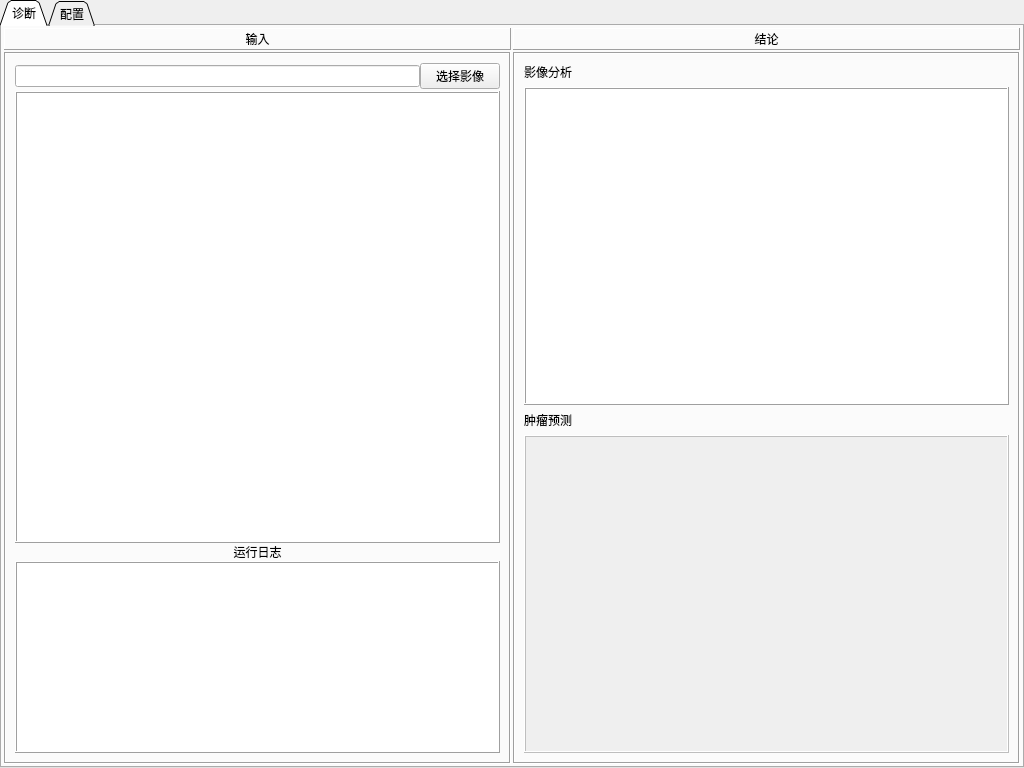
<?xml version="1.0" encoding="UTF-8"?>
<ui version="4.0">
 <class>Form</class>
 <widget class="QWidget" name="Form">
  <property name="windowModality">
   <enum>Qt::NonModal</enum>
  </property>
  <property name="enabled">
   <bool>true</bool>
  </property>
  <property name="geometry">
   <rect>
    <x>0</x>
    <y>0</y>
    <width>1024</width>
    <height>768</height>
   </rect>
  </property>
  <property name="acceptDrops">
   <bool>true</bool>
  </property>
  <property name="windowTitle">
   <string>肺结节预测</string>
  </property>
  <property name="styleSheet">
   <string notr="true"/>
  </property>
  <layout class="QGridLayout" name="gridLayout_6">
   <property name="leftMargin">
    <number>0</number>
   </property>
   <property name="topMargin">
    <number>0</number>
   </property>
   <property name="rightMargin">
    <number>0</number>
   </property>
   <property name="bottomMargin">
    <number>0</number>
   </property>
   <property name="spacing">
    <number>0</number>
   </property>
   <item row="0" column="0">
    <layout class="QHBoxLayout" name="horizontalLayout">
     <property name="spacing">
      <number>0</number>
     </property>
     <item>
      <widget class="QTabWidget" name="tabWidget">
       <property name="styleSheet">
        <string notr="true">font: 12pt &quot;宋体&quot;;</string>
       </property>
       <property name="tabPosition">
        <enum>QTabWidget::North</enum>
       </property>
       <property name="tabShape">
        <enum>QTabWidget::Triangular</enum>
       </property>
       <property name="currentIndex">
        <number>0</number>
       </property>
       <property name="elideMode">
        <enum>Qt::ElideLeft</enum>
       </property>
       <property name="documentMode">
        <bool>false</bool>
       </property>
       <property name="tabsClosable">
        <bool>false</bool>
       </property>
       <property name="movable">
        <bool>true</bool>
       </property>
       <widget class="QWidget" name="diagnose">
        <attribute name="title">
         <string>诊断</string>
        </attribute>
        <layout class="QGridLayout" name="gridLayout_9">
         <property name="leftMargin">
          <number>2</number>
         </property>
         <property name="topMargin">
          <number>2</number>
         </property>
         <property name="rightMargin">
          <number>2</number>
         </property>
         <property name="bottomMargin">
          <number>2</number>
         </property>
         <property name="spacing">
          <number>2</number>
         </property>
         <item row="0" column="0">
          <layout class="QGridLayout" name="gridLayout_4">
           <item row="1" column="0">
            <widget class="QFrame" name="frame">
             <property name="inputMethodHints">
              <set>Qt::ImhNone</set>
             </property>
             <property name="frameShape">
              <enum>QFrame::Box</enum>
             </property>
             <property name="frameShadow">
              <enum>QFrame::Sunken</enum>
             </property>
             <layout class="QHBoxLayout" name="horizontalLayout_3">
              <item>
               <layout class="QGridLayout" name="gridLayout">
                <property name="sizeConstraint">
                 <enum>QLayout::SetMaximumSize</enum>
                </property>
                <property name="horizontalSpacing">
                 <number>3</number>
                </property>
                <property name="verticalSpacing">
                 <number>2</number>
                </property>
                <item row="1" column="0">
                 <layout class="QVBoxLayout" name="verticalLayout">
                  <item>
                   <layout class="QVBoxLayout" name="verticalLayout_4">
                    <item>
                     <widget class="QGraphicsView" name="input_view">
                      <property name="sizePolicy">
                       <sizepolicy hsizetype="Expanding" vsizetype="Expanding">
                        <horstretch>0</horstretch>
                        <verstretch>1</verstretch>
                       </sizepolicy>
                      </property>
                      <property name="frameShape">
                       <enum>QFrame::Box</enum>
                      </property>
                      <property name="frameShadow">
                       <enum>QFrame::Raised</enum>
                      </property>
                      <property name="verticalScrollBarPolicy">
                       <enum>Qt::ScrollBarAsNeeded</enum>
                      </property>
                      <property name="horizontalScrollBarPolicy">
                       <enum>Qt::ScrollBarAsNeeded</enum>
                      </property>
                      <property name="sizeAdjustPolicy">
                       <enum>QAbstractScrollArea::AdjustToContents</enum>
                      </property>
                      <property name="alignment">
                       <set>Qt::AlignJustify|Qt::AlignVCenter</set>
                      </property>
                     </widget>
                    </item>
                    <item>
                     <layout class="QHBoxLayout" name="horizontalLayout_4"/>
                    </item>
                    <item>
                     <widget class="QLabel" name="label_5">
                      <property name="frameShadow">
                       <enum>QFrame::Raised</enum>
                      </property>
                      <property name="text">
                       <string>运行日志</string>
                      </property>
                      <property name="alignment">
                       <set>Qt::AlignCenter</set>
                      </property>
                     </widget>
                    </item>
                    <item>
                     <widget class="QTextEdit" name="outPut">
                      <property name="sizePolicy">
                       <sizepolicy hsizetype="Expanding" vsizetype="Expanding">
                        <horstretch>0</horstretch>
                        <verstretch>0</verstretch>
                       </sizepolicy>
                      </property>
                      <property name="acceptDrops">
                       <bool>false</bool>
                      </property>
                      <property name="frameShape">
                       <enum>QFrame::Box</enum>
                      </property>
                      <property name="frameShadow">
                       <enum>QFrame::Raised</enum>
                      </property>
                      <property name="readOnly">
                       <bool>true</bool>
                      </property>
                      <property name="html">
                       <string>&lt;!DOCTYPE HTML PUBLIC &quot;-//W3C//DTD HTML 4.0//EN&quot; &quot;http://www.w3.org/TR/REC-html40/strict.dtd&quot;&gt;
&lt;html&gt;&lt;head&gt;&lt;meta name=&quot;qrichtext&quot; content=&quot;1&quot; /&gt;&lt;style type=&quot;text/css&quot;&gt;
p, li { white-space: pre-wrap; }
&lt;/style&gt;&lt;/head&gt;&lt;body style=&quot; font-family:'宋体'; font-size:12pt; font-weight:400; font-style:normal;&quot;&gt;
&lt;p style=&quot;-qt-paragraph-type:empty; margin-top:0px; margin-bottom:0px; margin-left:0px; margin-right:0px; -qt-block-indent:0; text-indent:0px; font-family:'SimSun'; font-size:9pt;&quot;&gt;&lt;br /&gt;&lt;/p&gt;&lt;/body&gt;&lt;/html&gt;</string>
                      </property>
                     </widget>
                    </item>
                   </layout>
                  </item>
                  <item>
                   <layout class="QGridLayout" name="gridLayout_5"/>
                  </item>
                 </layout>
                </item>
                <item row="0" column="0">
                 <layout class="QHBoxLayout" name="horizontalLayout_2">
                  <item>
                   <widget class="QLineEdit" name="lineEdit">
                    <property name="styleSheet">
                     <string notr="true">border-color: rgb(132, 132, 132);
border-color: rgb(25, 25, 25);</string>
                    </property>
                   </widget>
                  </item>
                  <item>
                   <widget class="QPushButton" name="openButton">
                    <property name="text">
                     <string>选择影像</string>
                    </property>
                   </widget>
                  </item>
                 </layout>
                </item>
               </layout>
              </item>
             </layout>
            </widget>
           </item>
           <item row="1" column="1">
            <widget class="QFrame" name="frame_2">
             <property name="inputMethodHints">
              <set>Qt::ImhNone</set>
             </property>
             <property name="frameShape">
              <enum>QFrame::Box</enum>
             </property>
             <property name="frameShadow">
              <enum>QFrame::Sunken</enum>
             </property>
             <layout class="QHBoxLayout" name="horizontalLayout_5">
              <item>
               <layout class="QGridLayout" name="gridLayout_2">
                <item row="2" column="0">
                 <widget class="QLabel" name="label_4">
                  <property name="text">
                   <string>肿瘤预测</string>
                  </property>
                 </widget>
                </item>
                <item row="0" column="0">
                 <widget class="QLabel" name="label_3">
                  <property name="text">
                   <string>影像分析</string>
                  </property>
                 </widget>
                </item>
                <item row="3" column="0">
                 <widget class="QTextEdit" name="outputText">
                  <property name="enabled">
                   <bool>false</bool>
                  </property>
                  <property name="sizePolicy">
                   <sizepolicy hsizetype="Minimum" vsizetype="Expanding">
                    <horstretch>0</horstretch>
                    <verstretch>0</verstretch>
                   </sizepolicy>
                  </property>
                  <property name="styleSheet">
                   <string notr="true">text-decoration: underline;
font: 20pt &quot;仿宋&quot;;</string>
                  </property>
                  <property name="frameShape">
                   <enum>QFrame::Box</enum>
                  </property>
                  <property name="frameShadow">
                   <enum>QFrame::Raised</enum>
                  </property>
                 </widget>
                </item>
                <item row="1" column="0">
                 <widget class="QGraphicsView" name="outputView">
                  <property name="frameShape">
                   <enum>QFrame::Box</enum>
                  </property>
                  <property name="frameShadow">
                   <enum>QFrame::Raised</enum>
                  </property>
                 </widget>
                </item>
               </layout>
              </item>
             </layout>
            </widget>
           </item>
           <item row="0" column="0">
            <widget class="QFrame" name="frame_3">
             <property name="frameShape">
              <enum>QFrame::Panel</enum>
             </property>
             <property name="frameShadow">
              <enum>QFrame::Raised</enum>
             </property>
             <layout class="QGridLayout" name="gridLayout_7">
              <property name="leftMargin">
               <number>1</number>
              </property>
              <property name="topMargin">
               <number>1</number>
              </property>
              <property name="rightMargin">
               <number>1</number>
              </property>
              <property name="bottomMargin">
               <number>1</number>
              </property>
              <property name="spacing">
               <number>1</number>
              </property>
              <item row="0" column="0">
               <layout class="QVBoxLayout" name="verticalLayout_2">
                <item>
                 <widget class="QLabel" name="label">
                  <property name="text">
                   <string>输入</string>
                  </property>
                  <property name="alignment">
                   <set>Qt::AlignCenter</set>
                  </property>
                 </widget>
                </item>
               </layout>
              </item>
             </layout>
            </widget>
           </item>
           <item row="0" column="1">
            <widget class="QFrame" name="frame_4">
             <property name="frameShape">
              <enum>QFrame::Panel</enum>
             </property>
             <property name="frameShadow">
              <enum>QFrame::Raised</enum>
             </property>
             <layout class="QGridLayout" name="gridLayout_8">
              <property name="leftMargin">
               <number>1</number>
              </property>
              <property name="topMargin">
               <number>1</number>
              </property>
              <property name="rightMargin">
               <number>1</number>
              </property>
              <property name="bottomMargin">
               <number>1</number>
              </property>
              <property name="spacing">
               <number>1</number>
              </property>
              <item row="0" column="0">
               <layout class="QVBoxLayout" name="verticalLayout_3">
                <item>
                 <widget class="QLabel" name="label_2">
                  <property name="text">
                   <string>结论</string>
                  </property>
                  <property name="alignment">
                   <set>Qt::AlignCenter</set>
                  </property>
                 </widget>
                </item>
               </layout>
              </item>
             </layout>
            </widget>
           </item>
          </layout>
         </item>
        </layout>
       </widget>
       <widget class="QWidget" name="configure">
        <attribute name="title">
         <string>配置</string>
        </attribute>
        <layout class="QVBoxLayout" name="verticalLayout_5">
         <item>
          <widget class="QGroupBox" name="groupBox">
           <property name="title">
            <string>参数设置</string>
           </property>
           <layout class="QGridLayout" name="gridLayout_3">
            <item row="0" column="0">
             <layout class="QFormLayout" name="formLayout">
              <item row="0" column="0">
               <widget class="QLabel" name="cHANNEL_COUNTLabel">
                <property name="text">
                 <string>CHANNEL_COUNT</string>
                </property>
               </widget>
              </item>
              <item row="0" column="1">
               <widget class="QLineEdit" name="cHANNEL_COUNTLineEdit"/>
              </item>
              <item row="1" column="0">
               <widget class="QLabel" name="_3DCNN_WEIGHTSLabel">
                <property name="text">
                 <string>_3DCNN_WEIGHTS</string>
                </property>
               </widget>
              </item>
              <item row="1" column="1">
               <widget class="QLineEdit" name="_3DCNN_WEIGHTSLineEdit"/>
              </item>
              <item row="2" column="0">
               <widget class="QLabel" name="uNET_WEIGHTSLabel">
                <property name="text">
                 <string>UNET_WEIGHTS</string>
                </property>
               </widget>
              </item>
              <item row="2" column="1">
               <widget class="QLineEdit" name="uNET_WEIGHTSLineEdit"/>
              </item>
              <item row="3" column="0">
               <widget class="QLabel" name="tHRESHOLDLabel">
                <property name="text">
                 <string>THRESHOLD</string>
                </property>
               </widget>
              </item>
              <item row="3" column="1">
               <widget class="QLineEdit" name="tHRESHOLDLineEdit"/>
              </item>
              <item row="4" column="0">
               <widget class="QLabel" name="bATCH_SIZELabel">
                <property name="text">
                 <string>BATCH_SIZE</string>
                </property>
               </widget>
              </item>
              <item row="4" column="1">
               <widget class="QLineEdit" name="bATCH_SIZELineEdit"/>
              </item>
              <item row="5" column="0">
               <widget class="QLabel" name="temp_dirLabel">
                <property name="text">
                 <string>temp_dir</string>
                </property>
               </widget>
              </item>
              <item row="5" column="1">
               <widget class="QLineEdit" name="temp_dirLineEdit"/>
              </item>
             </layout>
            </item>
           </layout>
          </widget>
         </item>
         <item>
          <widget class="QGroupBox" name="groupBox_2">
           <property name="title">
            <string>系统设置</string>
           </property>
           <layout class="QVBoxLayout" name="verticalLayout_6">
            <item>
             <widget class="QFrame" name="frame_5">
              <property name="frameShape">
               <enum>QFrame::StyledPanel</enum>
              </property>
              <property name="frameShadow">
               <enum>QFrame::Raised</enum>
              </property>
              <layout class="QHBoxLayout" name="horizontalLayout_6">
               <item>
                <widget class="QLabel" name="label_7">
                 <property name="text">
                  <string>透明度：</string>
                 </property>
                </widget>
               </item>
               <item>
                <widget class="QSlider" name="OpacitySlider">
                 <property name="minimum">
                  <number>40</number>
                 </property>
                 <property name="maximum">
                  <number>100</number>
                 </property>
                 <property name="orientation">
                  <enum>Qt::Horizontal</enum>
                 </property>
                 <property name="invertedAppearance">
                  <bool>false</bool>
                 </property>
                 <property name="invertedControls">
                  <bool>false</bool>
                 </property>
                 <property name="tickPosition">
                  <enum>QSlider::TicksBothSides</enum>
                 </property>
                 <property name="tickInterval">
                  <number>10</number>
                 </property>
                </widget>
               </item>
              </layout>
             </widget>
            </item>
            <item>
             <widget class="QFrame" name="frame_6">
              <property name="frameShape">
               <enum>QFrame::StyledPanel</enum>
              </property>
              <property name="frameShadow">
               <enum>QFrame::Raised</enum>
              </property>
              <layout class="QHBoxLayout" name="horizontalLayout_7">
               <item>
                <widget class="QLabel" name="label_6">
                 <property name="sizePolicy">
                  <sizepolicy hsizetype="Fixed" vsizetype="Minimum">
                   <horstretch>0</horstretch>
                   <verstretch>0</verstretch>
                  </sizepolicy>
                 </property>
                 <property name="text">
                  <string>色彩主题</string>
                 </property>
                </widget>
               </item>
               <item>
                <layout class="QGridLayout" name="gridLayout_10">
                 <item row="0" column="0">
                  <widget class="QRadioButton" name="radioButton_2">
                   <property name="text">
                    <string>秋叶褐</string>
                   </property>
                  </widget>
                 </item>
                 <item row="0" column="1">
                  <widget class="QRadioButton" name="radioButton_3">
                   <property name="text">
                    <string>极光灰</string>
                   </property>
                   <property name="checked">
                    <bool>true</bool>
                   </property>
                  </widget>
                 </item>
                 <item row="0" column="2">
                  <widget class="QRadioButton" name="radioButton_1">
                   <property name="text">
                    <string>杏仁黄</string>
                   </property>
                  </widget>
                 </item>
                 <item row="1" column="0">
                  <widget class="QRadioButton" name="radioButton_4">
                   <property name="text">
                    <string>青草绿</string>
                   </property>
                  </widget>
                 </item>
                 <item row="1" column="1">
                  <widget class="QRadioButton" name="radioButton_5">
                   <property name="text">
                    <string>海天蓝</string>
                   </property>
                  </widget>
                 </item>
                 <item row="1" column="2">
                  <widget class="QRadioButton" name="radioButton_6">
                   <property name="text">
                    <string>葛巾紫</string>
                   </property>
                  </widget>
                 </item>
                </layout>
               </item>
              </layout>
             </widget>
            </item>
           </layout>
          </widget>
         </item>
         <item>
          <widget class="QPushButton" name="saveConfigButton">
           <property name="text">
            <string>储存配置</string>
           </property>
          </widget>
         </item>
        </layout>
       </widget>
      </widget>
     </item>
    </layout>
   </item>
  </layout>
 </widget>
 <resources/>
 <connections/>
</ui>
